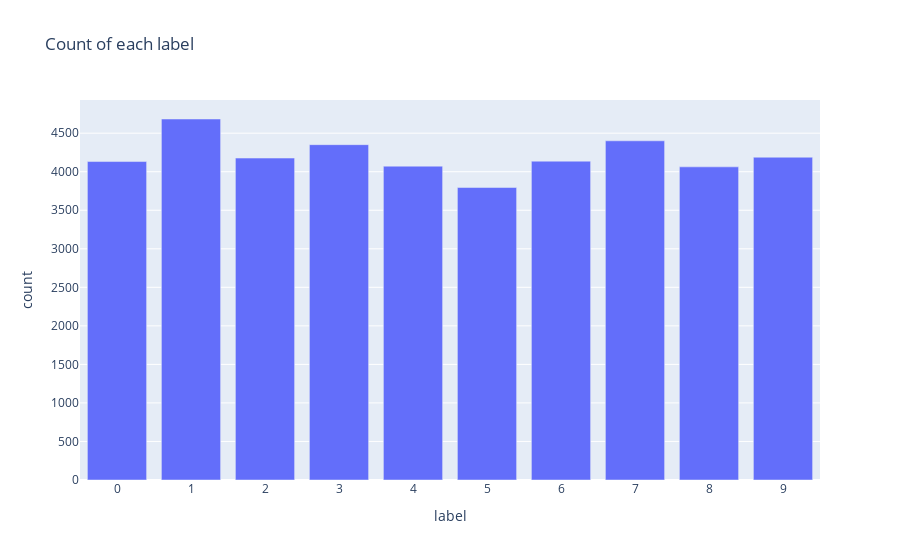

This figure's notebook cell:
### Code cell
train_label = train_df['label'].value_counts().reset_index()
train_label.columns = ['label', 'count']
fig = px.bar(train_label, x='label', y='count', title='Count of each label')
fig.update_layout(xaxis=dict(tickmode='linear', dtick=1))
fig.show()

### Figure 1 — Plotly figure (JSON) as saved in the notebook; plotly's stock layout.template omitted (floating-point values rounded to 4 significant figures)
{"data": [{"alignmentgroup": "True", "hovertemplate": "label=%{x}<br>count=%{y}<extra></extra>", "legendgroup": "", "marker": {"color": "#636efa", "pattern": {"shape": ""}}, "name": "", "offsetgroup": "", "orientation": "v", "showlegend": false, "textposition": "auto", "x": [1, 7, 3, 9, 2, 6, 0, 4, 8, 5], "xaxis": "x", "y": [4684, 4401, 4351, 4188, 4177, 4137, 4132, 4072, 4063, 3795], "yaxis": "y", "type": "bar"}], "layout": {"xaxis": {"anchor": "y", "domain": [0.0, 1.0], "title": {"text": "label"}, "tickmode": "linear", "dtick": 1}, "yaxis": {"anchor": "x", "domain": [0.0, 1.0], "title": {"text": "count"}}, "legend": {"tracegroupgap": 0}, "title": {"text": "Count of each label"}, "barmode": "relative"}}
